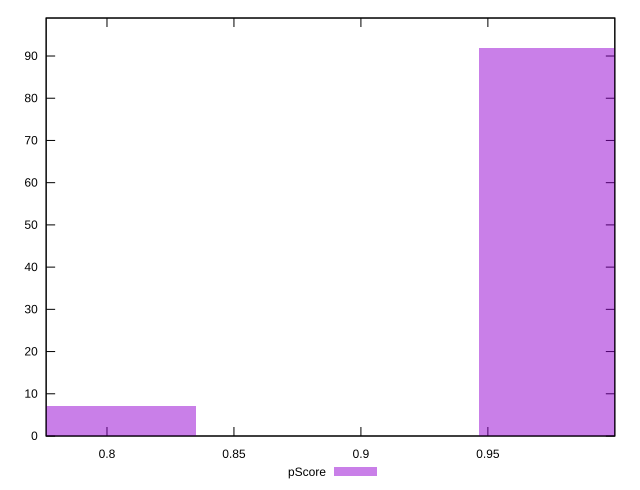

The script that saved this image:
reset

$pScore <<EOF
0.7795538667189885 7
1.002283542924414 92
EOF

set key outside below
set boxwidth 0.11136483810271265
set xrange [0.7760426584464483:0.9999923522960321]
set yrange [0:99]
set trange [0:99]
set style fill transparent solid 0.5 noborder
set terminal svg size 640, 490 enhanced background rgb 'white'
set output "reports/report_00027_2021-02-24T12-40-31.850Z/cumulative-layout-shift/samples/card/pScore/histogram.svg"

plot $pScore title "pScore" with boxes

reset
